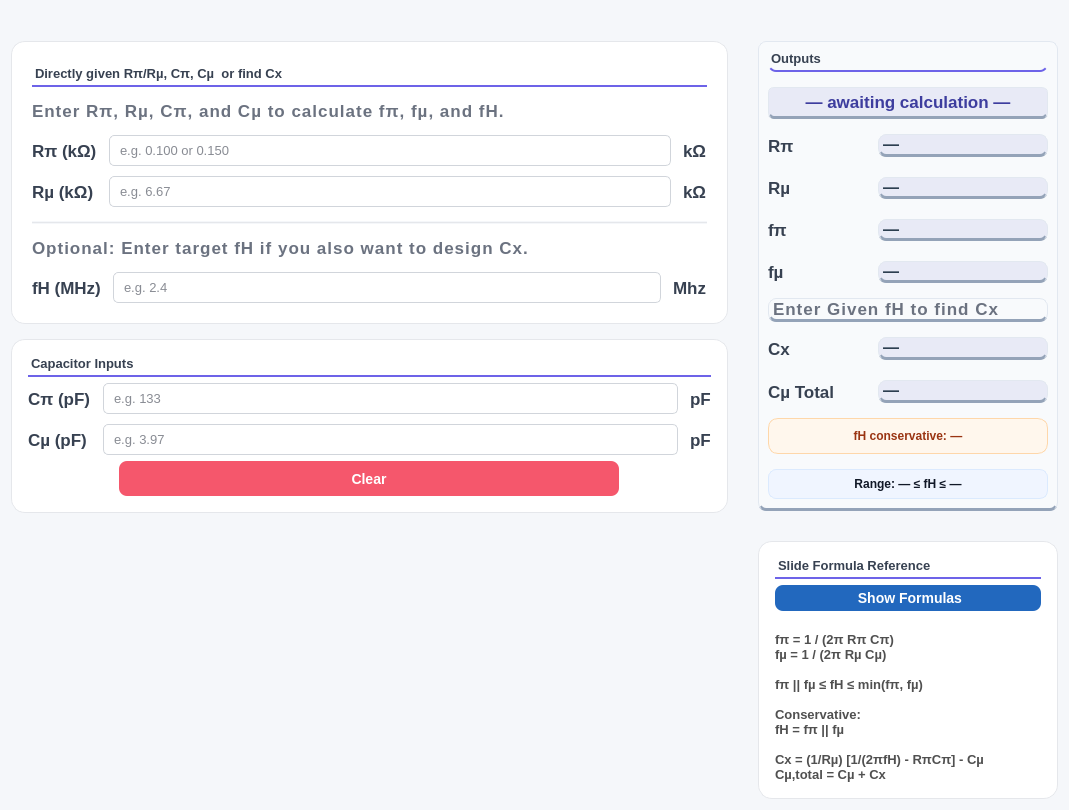
<?xml version="1.0" encoding="UTF-8"?>
<ui version="4.0">
 <class>Form</class>
 <widget class="QWidget" name="Form">
  <property name="geometry">
   <rect>
    <x>0</x>
    <y>0</y>
    <width>1069</width>
    <height>810</height>
   </rect>
  </property>
  <property name="sizePolicy">
   <sizepolicy hsizetype="Preferred" vsizetype="Preferred">
    <horstretch>0</horstretch>
    <verstretch>0</verstretch>
   </sizepolicy>
  </property>
  <property name="minimumSize">
   <size>
    <width>700</width>
    <height>500</height>
   </size>
  </property>
  <property name="mouseTracking">
   <bool>false</bool>
  </property>
  <property name="windowTitle">
   <string>Form</string>
  </property>
  <property name="styleSheet">
   <string notr="true">QWidget {
background-color: #f5f7fa;
}
QLineEdit {
    background-color: #ffffff;
    border: 1px solid #d1d5db;
    border-radius: 5px;

    padding: 6px 8px;

    color: #111827;
    font-size: 13px;
    font-family: &quot;JetBrains Mono&quot;, &quot;Consolas&quot;, monospace;
}

QLineEdit:focus {
    border: 1px solid #667EEA;
    background-color: #f9fafb;
}
QLabel {
    color: #374151;
    font-family: &quot;Rockwell&quot;;
    font-size: 13pt;
    font-weight: bold;
    background: transparent;
    border: none;
}</string>
  </property>
  <layout class="QVBoxLayout" name="verticalLayout_5">
   <item>
    <spacer name="leftSpacer_2">
     <property name="orientation">
      <enum>Qt::Orientation::Vertical</enum>
     </property>
     <property name="sizeType">
      <enum>QSizePolicy::Policy::Fixed</enum>
     </property>
     <property name="sizeHint" stdset="0">
      <size>
       <width>20</width>
       <height>30</height>
      </size>
     </property>
    </spacer>
   </item>
   <item>
    <layout class="QHBoxLayout" name="horizontalLayout">
     <property name="spacing">
      <number>30</number>
     </property>
     <property name="topMargin">
      <number>0</number>
     </property>
     <item>
      <layout class="QVBoxLayout" name="verticalLayout_3">
       <property name="spacing">
        <number>15</number>
       </property>
       <item>
        <widget class="QFrame" name="frameResistors">
         <property name="sizePolicy">
          <sizepolicy hsizetype="Expanding" vsizetype="Preferred">
           <horstretch>0</horstretch>
           <verstretch>0</verstretch>
          </sizepolicy>
         </property>
         <property name="minimumSize">
          <size>
           <width>0</width>
           <height>0</height>
          </size>
         </property>
         <property name="maximumSize">
          <size>
           <width>1000</width>
           <height>16777215</height>
          </size>
         </property>
         <property name="styleSheet">
          <string notr="true">#frameResistors { 
	background-color: #ffffff; 
	border-right: 1px solid #e5e7eb;
    background-color: white;
    border: 1px solid #e5e7eb;
    border-radius: 14px;
}
</string>
         </property>
         <property name="frameShape">
          <enum>QFrame::Shape::StyledPanel</enum>
         </property>
         <property name="frameShadow">
          <enum>QFrame::Shadow::Raised</enum>
         </property>
         <layout class="QVBoxLayout" name="verticalLayout">
          <property name="spacing">
           <number>14</number>
          </property>
          <property name="leftMargin">
           <number>20</number>
          </property>
          <property name="topMargin">
           <number>24</number>
          </property>
          <property name="rightMargin">
           <number>20</number>
          </property>
          <property name="bottomMargin">
           <number>20</number>
          </property>
          <item>
           <widget class="QLabel" name="labelInputs">
            <property name="sizePolicy">
             <sizepolicy hsizetype="Preferred" vsizetype="Fixed">
              <horstretch>0</horstretch>
              <verstretch>0</verstretch>
             </sizepolicy>
            </property>
            <property name="maximumSize">
             <size>
              <width>16777215</width>
              <height>30</height>
             </size>
            </property>
            <property name="styleSheet">
             <string notr="true">QLabel {
    color: #374151;
    font-size: 13px;
    font-weight: 600;
	background-color: transparent;
    padding-bottom: 4px;
    border: none;
    border-bottom: 2px solid #6D63E8;
	
	
	font: 13pt &quot;Rockwell&quot;;
}</string>
            </property>
            <property name="text">
             <string>Directly given Rπ/Rµ, Cπ, Cµ  or find Cx</string>
            </property>
           </widget>
          </item>
          <item>
           <widget class="QLabel" name="labelEnter">
            <property name="sizePolicy">
             <sizepolicy hsizetype="Preferred" vsizetype="Fixed">
              <horstretch>0</horstretch>
              <verstretch>0</verstretch>
             </sizepolicy>
            </property>
            <property name="cursor">
             <cursorShape>WhatsThisCursor</cursorShape>
            </property>
            <property name="toolTip">
             <string>&lt;html&gt;&lt;head/&gt;&lt;body&gt;&lt;p&gt;&lt;span style=&quot; color:#00aaff;&quot;&gt;Enter Rπ, Rµ, Cπ, and Cµ to calculate fπ, fµ, the conservative high cutoff frequency fH, and the fH range.&lt;/span&gt;&lt;/p&gt;&lt;p&gt;&lt;span style=&quot; color:#00aaff;&quot;&gt;&lt;br/&gt;&lt;/span&gt;&lt;/p&gt;&lt;p&gt;&lt;span style=&quot; color:#00aaff;&quot;&gt;If you also enter a target fH, the app will calculate the extra collector capacitor Cx needed to force that high cutoff frequency.&lt;/span&gt;&lt;/p&gt;&lt;/body&gt;&lt;/html&gt;</string>
            </property>
            <property name="styleSheet">
             <string notr="true">font: 600 9pt 'Segoe UI'; color: #6b7280; letter-spacing: 1px;</string>
            </property>
            <property name="text">
             <string>Enter Rπ, Rµ, Cπ, and Cµ to calculate fπ, fµ, and fH.</string>
            </property>
           </widget>
          </item>
          <item>
           <layout class="QGridLayout" name="directGrid">
            <property name="horizontalSpacing">
             <number>12</number>
            </property>
            <property name="verticalSpacing">
             <number>10</number>
            </property>
            <item row="0" column="1">
             <widget class="SmartLineEdit" name="lineRpi">
              <property name="placeholderText">
               <string>e.g. 0.100 or 0.150</string>
              </property>
             </widget>
            </item>
            <item row="0" column="0">
             <widget class="QLabel" name="labelRpiInput">
              <property name="text">
               <string>Rπ (kΩ)</string>
              </property>
              <property name="fieldLabel" stdset="0">
               <bool>true</bool>
              </property>
             </widget>
            </item>
            <item row="1" column="0">
             <widget class="QLabel" name="labelRmuInput">
              <property name="text">
               <string>Rµ (kΩ)</string>
              </property>
              <property name="fieldLabel" stdset="0">
               <bool>true</bool>
              </property>
             </widget>
            </item>
            <item row="0" column="2">
             <widget class="QLabel" name="labelRpiUnit">
              <property name="text">
               <string>kΩ</string>
              </property>
             </widget>
            </item>
            <item row="1" column="2">
             <widget class="QLabel" name="labelRmuUnit">
              <property name="text">
               <string>kΩ</string>
              </property>
             </widget>
            </item>
            <item row="1" column="1">
             <widget class="SmartLineEdit" name="lineRmu">
              <property name="placeholderText">
               <string>e.g. 6.67</string>
              </property>
             </widget>
            </item>
           </layout>
          </item>
          <item>
           <widget class="QFrame" name="div2_2">
            <property name="styleSheet">
             <string notr="true">color:#e5e7eb;</string>
            </property>
            <property name="frameShape">
             <enum>QFrame::Shape::HLine</enum>
            </property>
           </widget>
          </item>
          <item>
           <widget class="QLabel" name="labelOptional">
            <property name="sizePolicy">
             <sizepolicy hsizetype="Preferred" vsizetype="Fixed">
              <horstretch>0</horstretch>
              <verstretch>0</verstretch>
             </sizepolicy>
            </property>
            <property name="cursor">
             <cursorShape>WhatsThisCursor</cursorShape>
            </property>
            <property name="toolTip">
             <string>&lt;html&gt;&lt;head/&gt;&lt;body&gt;&lt;p&gt;&lt;span style=&quot; color:#00aaff;&quot;&gt;To calculate Collector Capacitor Cx, you need to enter given target fH along side the other required inputs; Rpi Rµ, Cpi, Cµ.&lt;/span&gt;&lt;/p&gt;&lt;/body&gt;&lt;/html&gt;</string>
            </property>
            <property name="styleSheet">
             <string notr="true">font: 600 9pt 'Segoe UI'; color: #6b7280; letter-spacing: 1px;</string>
            </property>
            <property name="text">
             <string>Optional: Enter target fH if you also want to design Cx.</string>
            </property>
           </widget>
          </item>
          <item>
           <layout class="QGridLayout" name="directGrid_2">
            <property name="horizontalSpacing">
             <number>12</number>
            </property>
            <property name="verticalSpacing">
             <number>10</number>
            </property>
            <item row="0" column="0">
             <widget class="QLabel" name="labelFHInput">
              <property name="text">
               <string>fH (MHz)</string>
              </property>
              <property name="fieldLabel" stdset="0">
               <bool>true</bool>
              </property>
             </widget>
            </item>
            <item row="0" column="1">
             <widget class="SmartLineEdit" name="lineFH">
              <property name="placeholderText">
               <string>e.g. 2.4</string>
              </property>
             </widget>
            </item>
            <item row="0" column="2">
             <widget class="QLabel" name="labelMhzUnit">
              <property name="text">
               <string>Mhz</string>
              </property>
             </widget>
            </item>
           </layout>
          </item>
         </layout>
        </widget>
       </item>
       <item>
        <widget class="QFrame" name="frameCapacitors">
         <property name="sizePolicy">
          <sizepolicy hsizetype="Expanding" vsizetype="Preferred">
           <horstretch>0</horstretch>
           <verstretch>0</verstretch>
          </sizepolicy>
         </property>
         <property name="maximumSize">
          <size>
           <width>1000</width>
           <height>16777215</height>
          </size>
         </property>
         <property name="styleSheet">
          <string notr="true">#frameCapacitors{ 
	background-color: #ffffff; 
	border-right: 1px solid #e5e7eb;
    background-color: white;
    border: 1px solid #e5e7eb;
    border-radius: 14px;
}
</string>
         </property>
         <property name="frameShape">
          <enum>QFrame::Shape::StyledPanel</enum>
         </property>
         <layout class="QVBoxLayout" name="capsCardLayout">
          <property name="spacing">
           <number>6</number>
          </property>
          <property name="leftMargin">
           <number>16</number>
          </property>
          <property name="topMargin">
           <number>16</number>
          </property>
          <property name="rightMargin">
           <number>16</number>
          </property>
          <property name="bottomMargin">
           <number>16</number>
          </property>
          <item>
           <widget class="QLabel" name="labelCapsTitle">
            <property name="sizePolicy">
             <sizepolicy hsizetype="Preferred" vsizetype="Fixed">
              <horstretch>0</horstretch>
              <verstretch>0</verstretch>
             </sizepolicy>
            </property>
            <property name="styleSheet">
             <string notr="true">QLabel {
    color: #374151;
    font-size: 13px;
    font-weight: 600;
	background-color: transparent;
    padding-bottom: 4px;
    border: none;
    border-bottom: 2px solid #6D63E8;
	
	
	font: 13pt &quot;Rockwell&quot;;
}</string>
            </property>
            <property name="text">
             <string>Capacitor Inputs</string>
            </property>
            <property name="sectionTitle" stdset="0">
             <bool>true</bool>
            </property>
           </widget>
          </item>
          <item>
           <layout class="QGridLayout" name="capGrid">
            <property name="horizontalSpacing">
             <number>12</number>
            </property>
            <property name="verticalSpacing">
             <number>10</number>
            </property>
            <item row="0" column="1">
             <widget class="SmartLineEdit" name="lineCpi">
              <property name="placeholderText">
               <string>e.g. 133</string>
              </property>
             </widget>
            </item>
            <item row="1" column="1">
             <widget class="SmartLineEdit" name="lineCmu">
              <property name="placeholderText">
               <string>e.g. 3.97</string>
              </property>
             </widget>
            </item>
            <item row="0" column="0">
             <widget class="QLabel" name="labelCpiInput">
              <property name="text">
               <string>Cπ (pF)</string>
              </property>
              <property name="fieldLabel" stdset="0">
               <bool>true</bool>
              </property>
             </widget>
            </item>
            <item row="1" column="0">
             <widget class="QLabel" name="labelCmuInput">
              <property name="text">
               <string>Cµ (pF)</string>
              </property>
              <property name="fieldLabel" stdset="0">
               <bool>true</bool>
              </property>
             </widget>
            </item>
            <item row="1" column="2">
             <widget class="QLabel" name="labelCmuUnit">
              <property name="text">
               <string>pF</string>
              </property>
             </widget>
            </item>
            <item row="0" column="2">
             <widget class="QLabel" name="labelCpiUnit">
              <property name="text">
               <string>pF</string>
              </property>
             </widget>
            </item>
           </layout>
          </item>
          <item>
           <layout class="QHBoxLayout" name="buttonLayout">
            <property name="spacing">
             <number>0</number>
            </property>
            <item>
             <widget class="QPushButton" name="pushButtonClear">
              <property name="sizePolicy">
               <sizepolicy hsizetype="Minimum" vsizetype="Preferred">
                <horstretch>0</horstretch>
                <verstretch>0</verstretch>
               </sizepolicy>
              </property>
              <property name="maximumSize">
               <size>
                <width>500</width>
                <height>35</height>
               </size>
              </property>
              <property name="cursor">
               <cursorShape>PointingHandCursor</cursorShape>
              </property>
              <property name="styleSheet">
               <string notr="true">QPushButton {
    background-color: #f5576c;
    color: white;
    border: none;
    border-radius: 8px;
    font-size: 14px;
    font-weight: 600; /* 'Semi-bold' for the Inter font vibe */
    padding: 10px 20px;
}

QPushButton:hover {
    background-color: #e5475c;
}

QPushButton:pressed {
    background-color: #d93f53; /* slightly darker for click feedback */
}

QPushButton:disabled {
    background-color: #e0e0e0;
    color: #999999;
}
</string>
              </property>
              <property name="text">
               <string>Clear</string>
              </property>
             </widget>
            </item>
           </layout>
          </item>
         </layout>
        </widget>
       </item>
       <item>
        <spacer name="leftSpacer">
         <property name="orientation">
          <enum>Qt::Orientation::Vertical</enum>
         </property>
         <property name="sizeHint" stdset="0">
          <size>
           <width>20</width>
           <height>40</height>
          </size>
         </property>
        </spacer>
       </item>
      </layout>
     </item>
     <item>
      <layout class="QVBoxLayout" name="verticalLayout_4">
       <item>
        <widget class="QFrame" name="frameOutputs">
         <property name="sizePolicy">
          <sizepolicy hsizetype="Preferred" vsizetype="Preferred">
           <horstretch>0</horstretch>
           <verstretch>0</verstretch>
          </sizepolicy>
         </property>
         <property name="minimumSize">
          <size>
           <width>300</width>
           <height>0</height>
          </size>
         </property>
         <property name="maximumSize">
          <size>
           <width>16777215</width>
           <height>16777215</height>
          </size>
         </property>
         <property name="styleSheet">
          <string notr="true">background-color: #f8fafc;
color: #334155;
border-radius: 8px;
border: 1px solid #e2e8f0;
border-bottom: 3px solid #94a3b8;
font-family: 'Inter', sans-serif;</string>
         </property>
         <property name="frameShape">
          <enum>QFrame::Shape::StyledPanel</enum>
         </property>
         <layout class="QVBoxLayout" name="verticalLayout_2">
          <property name="spacing">
           <number>15</number>
          </property>
          <item>
           <widget class="QLabel" name="labelOutput">
            <property name="sizePolicy">
             <sizepolicy hsizetype="Preferred" vsizetype="Fixed">
              <horstretch>0</horstretch>
              <verstretch>0</verstretch>
             </sizepolicy>
            </property>
            <property name="styleSheet">
             <string notr="true">QLabel {
    color: #374151;
    font-size: 13px;
    font-weight: 600;
	background-color: transparent;
    padding-bottom: 4px;
    border: none;
    border-bottom: 2px solid #6D63E8;
	
	
	font: 13pt &quot;Rockwell&quot;;
}</string>
            </property>
            <property name="text">
             <string>Outputs</string>
            </property>
           </widget>
          </item>
          <item>
           <widget class="QLabel" name="labelMode">
            <property name="minimumSize">
             <size>
              <width>0</width>
              <height>32</height>
             </size>
            </property>
            <property name="maximumSize">
             <size>
              <width>16777215</width>
              <height>32</height>
             </size>
            </property>
            <property name="styleSheet">
             <string notr="true">QLabel {
    background-color: #e8eaf6;
    color: #3d3d9e;
    border-radius: 6px;
    font: 700 11pt &quot;Rockwell&quot;;
    padding: 4px 14px; 
    qproperty-alignment: AlignCenter;
}</string>
            </property>
            <property name="text">
             <string>— awaiting calculation —</string>
            </property>
            <property name="alignment">
             <set>Qt::AlignmentFlag::AlignCenter</set>
            </property>
           </widget>
          </item>
          <item>
           <layout class="QGridLayout" name="gridOutputs">
            <property name="horizontalSpacing">
             <number>10</number>
            </property>
            <property name="verticalSpacing">
             <number>20</number>
            </property>
            <item row="1" column="0">
             <widget class="QLabel" name="labelRmuTitle">
              <property name="minimumSize">
               <size>
                <width>0</width>
                <height>0</height>
               </size>
              </property>
              <property name="maximumSize">
               <size>
                <width>100</width>
                <height>16777215</height>
               </size>
              </property>
              <property name="styleSheet">
               <string notr="true">QLabel {
    color: #374151;
    font-family: &quot;Rockwell&quot;;
    font-size: 13pt;
    font-weight: bold;
    background: transparent;
    border: none;
}</string>
              </property>
              <property name="text">
               <string>Rµ</string>
              </property>
             </widget>
            </item>
            <item row="3" column="0">
             <widget class="QLabel" name="labelFmuTitle">
              <property name="minimumSize">
               <size>
                <width>0</width>
                <height>0</height>
               </size>
              </property>
              <property name="maximumSize">
               <size>
                <width>100</width>
                <height>16777215</height>
               </size>
              </property>
              <property name="styleSheet">
               <string notr="true">QLabel {
    color: #374151;
    font-family: &quot;Rockwell&quot;;
    font-size: 13pt;
    font-weight: bold;
    background: transparent;
    border: none;
}</string>
              </property>
              <property name="text">
               <string>fµ</string>
              </property>
             </widget>
            </item>
            <item row="2" column="1">
             <widget class="QLabel" name="labelFpi">
              <property name="styleSheet">
               <string notr="true">font-size: 16px; font-weight: bold; color: #2c3e50; background: #e8eaf6;

</string>
              </property>
              <property name="text">
               <string>—</string>
              </property>
              <property name="result" stdset="0">
               <bool>true</bool>
              </property>
             </widget>
            </item>
            <item row="0" column="1">
             <widget class="QLabel" name="labelRpi">
              <property name="styleSheet">
               <string notr="true">font-size: 16px; font-weight: bold; color: #2c3e50; background: #e8eaf6;

</string>
              </property>
              <property name="text">
               <string>—</string>
              </property>
              <property name="result" stdset="0">
               <bool>true</bool>
              </property>
             </widget>
            </item>
            <item row="0" column="0">
             <widget class="QLabel" name="labelRpiTitle">
              <property name="minimumSize">
               <size>
                <width>0</width>
                <height>0</height>
               </size>
              </property>
              <property name="maximumSize">
               <size>
                <width>100</width>
                <height>16777215</height>
               </size>
              </property>
              <property name="styleSheet">
               <string notr="true">QLabel {
    color: #374151;
    font-family: &quot;Rockwell&quot;;
    font-size: 13pt;
    font-weight: bold;
    background: transparent;
    border: none;
}</string>
              </property>
              <property name="text">
               <string>Rπ</string>
              </property>
             </widget>
            </item>
            <item row="1" column="1">
             <widget class="QLabel" name="labelRmu">
              <property name="styleSheet">
               <string notr="true">font-size: 16px; font-weight: bold; color: #2c3e50; background: #e8eaf6;

</string>
              </property>
              <property name="text">
               <string>—</string>
              </property>
              <property name="result" stdset="0">
               <bool>true</bool>
              </property>
             </widget>
            </item>
            <item row="3" column="1">
             <widget class="QLabel" name="labelFmu">
              <property name="styleSheet">
               <string notr="true">font-size: 16px; font-weight: bold; color: #2c3e50; background: #e8eaf6;

</string>
              </property>
              <property name="text">
               <string>—</string>
              </property>
              <property name="result" stdset="0">
               <bool>true</bool>
              </property>
             </widget>
            </item>
            <item row="2" column="0">
             <widget class="QLabel" name="labelFpiTitle">
              <property name="minimumSize">
               <size>
                <width>0</width>
                <height>0</height>
               </size>
              </property>
              <property name="maximumSize">
               <size>
                <width>100</width>
                <height>16777215</height>
               </size>
              </property>
              <property name="styleSheet">
               <string notr="true">QLabel {
    color: #374151;
    font-family: &quot;Rockwell&quot;;
    font-size: 13pt;
    font-weight: bold;
    background: transparent;
    border: none;
}</string>
              </property>
              <property name="text">
               <string>fπ</string>
              </property>
             </widget>
            </item>
           </layout>
          </item>
          <item>
           <widget class="QLabel" name="labelChoose_3">
            <property name="sizePolicy">
             <sizepolicy hsizetype="Preferred" vsizetype="Fixed">
              <horstretch>0</horstretch>
              <verstretch>0</verstretch>
             </sizepolicy>
            </property>
            <property name="cursor">
             <cursorShape>ArrowCursor</cursorShape>
            </property>
            <property name="toolTip">
             <string/>
            </property>
            <property name="styleSheet">
             <string notr="true">font: 600 9pt 'Segoe UI'; color: #6b7280; letter-spacing: 1px;</string>
            </property>
            <property name="text">
             <string>Enter Given fH to find Cx</string>
            </property>
           </widget>
          </item>
          <item>
           <layout class="QGridLayout" name="gridOutputs_2">
            <property name="horizontalSpacing">
             <number>10</number>
            </property>
            <property name="verticalSpacing">
             <number>20</number>
            </property>
            <item row="0" column="0">
             <widget class="QLabel" name="labelCxTitle">
              <property name="minimumSize">
               <size>
                <width>0</width>
                <height>0</height>
               </size>
              </property>
              <property name="maximumSize">
               <size>
                <width>100</width>
                <height>16777215</height>
               </size>
              </property>
              <property name="styleSheet">
               <string notr="true">QLabel {
    color: #374151;
    font-family: &quot;Rockwell&quot;;
    font-size: 13pt;
    font-weight: bold;
    background: transparent;
    border: none;
}</string>
              </property>
              <property name="text">
               <string>Cx</string>
              </property>
             </widget>
            </item>
            <item row="0" column="1">
             <widget class="QLabel" name="labelCx">
              <property name="styleSheet">
               <string notr="true">font-size: 16px; font-weight: bold; color: #2c3e50; background: #e8eaf6;

</string>
              </property>
              <property name="text">
               <string>—</string>
              </property>
              <property name="result" stdset="0">
               <bool>true</bool>
              </property>
             </widget>
            </item>
            <item row="1" column="1">
             <widget class="QLabel" name="labelCmuTotal">
              <property name="styleSheet">
               <string notr="true">font-size: 16px; font-weight: bold; color: #2c3e50; background: #e8eaf6;

</string>
              </property>
              <property name="text">
               <string>—</string>
              </property>
              <property name="result" stdset="0">
               <bool>true</bool>
              </property>
             </widget>
            </item>
            <item row="1" column="0">
             <widget class="QLabel" name="labelCuTotalTitle">
              <property name="minimumSize">
               <size>
                <width>0</width>
                <height>0</height>
               </size>
              </property>
              <property name="maximumSize">
               <size>
                <width>100</width>
                <height>16777215</height>
               </size>
              </property>
              <property name="styleSheet">
               <string notr="true">QLabel {
    color: #374151;
    font-family: &quot;Rockwell&quot;;
    font-size: 13pt;
    font-weight: bold;
    background: transparent;
    border: none;
}</string>
              </property>
              <property name="text">
               <string>Cµ Total</string>
              </property>
             </widget>
            </item>
           </layout>
          </item>
          <item>
           <widget class="QLabel" name="labelFHConservative">
            <property name="styleSheet">
             <string notr="true">QLabel {
    background-color: #fff7ed;
    border: 1px solid #fed7aa;
    border-radius: 10px;
    padding: 10px;
    color: #9a3412;
    font-size: 12px;
    font-weight: 700;
}</string>
            </property>
            <property name="text">
             <string>fH conservative: —</string>
            </property>
            <property name="alignment">
             <set>Qt::AlignmentFlag::AlignCenter</set>
            </property>
           </widget>
          </item>
          <item>
           <widget class="QLabel" name="labelFHRange">
            <property name="styleSheet">
             <string notr="true">QLabel {
    background-color: #f0f5ff;
    border: 1px solid #dbeafe;
    border-radius: 8px;
    padding: 7px 5px;
    color: #111827;
    font-size: 12px;
}</string>
            </property>
            <property name="text">
             <string>Range: — ≤ fH ≤ —</string>
            </property>
            <property name="alignment">
             <set>Qt::AlignmentFlag::AlignCenter</set>
            </property>
            <property name="result" stdset="0">
             <bool>true</bool>
            </property>
           </widget>
          </item>
         </layout>
        </widget>
       </item>
       <item>
        <widget class="QFrame" name="frameFormula">
         <property name="maximumSize">
          <size>
           <width>900</width>
           <height>16777215</height>
          </size>
         </property>
         <property name="styleSheet">
          <string notr="true">#frameFormula { 
	background-color: #ffffff; 
	border-right: 1px solid #e5e7eb;
    background-color: white;
    border: 1px solid #e5e7eb;
    border-radius: 14px;
}
</string>
         </property>
         <property name="frameShape">
          <enum>QFrame::Shape::StyledPanel</enum>
         </property>
         <layout class="QVBoxLayout" name="formulaCardLayout">
          <property name="leftMargin">
           <number>16</number>
          </property>
          <property name="topMargin">
           <number>16</number>
          </property>
          <property name="rightMargin">
           <number>16</number>
          </property>
          <property name="bottomMargin">
           <number>16</number>
          </property>
          <item>
           <widget class="QLabel" name="labelFormulaTitle">
            <property name="sizePolicy">
             <sizepolicy hsizetype="Preferred" vsizetype="Fixed">
              <horstretch>0</horstretch>
              <verstretch>0</verstretch>
             </sizepolicy>
            </property>
            <property name="styleSheet">
             <string notr="true">QLabel {
    color: #374151;
    font-size: 13px;
    font-weight: 600;
	background-color: transparent;
    padding-bottom: 4px;
    border: none;
    border-bottom: 2px solid #6D63E8;
	
	
	font: 13pt &quot;Rockwell&quot;;
}</string>
            </property>
            <property name="text">
             <string>Slide Formula Reference</string>
            </property>
            <property name="sectionTitle" stdset="0">
             <bool>true</bool>
            </property>
           </widget>
          </item>
          <item>
           <widget class="QPushButton" name="pushButtonShowFormulas">
            <property name="enabled">
             <bool>true</bool>
            </property>
            <property name="maximumSize">
             <size>
              <width>500</width>
              <height>30</height>
             </size>
            </property>
            <property name="cursor">
             <cursorShape>PointingHandCursor</cursorShape>
            </property>
            <property name="styleSheet">
             <string notr="true">QPushButton {
    /* Your original blue */
    background-color: rgb(34, 104, 190); 
    color: white;
    border: none;
    border-radius: 8px;
    font-size: 14px;
    font-weight: 600;
    padding: 5px 20px;
}

QPushButton:hover {
    /* A slightly brighter, more vibrant version of your blue */
    background-color: rgb(46, 126, 219); 
}

QPushButton:pressed {
    /* A deeper, more saturated version for tactile feedback */
    background-color: rgb(26, 86, 161); 
}

QPushButton:disabled {
    background-color: #e2e8f0;
    color: #94a3b8;
}</string>
            </property>
            <property name="text">
             <string> Show Formulas</string>
            </property>
           </widget>
          </item>
          <item>
           <widget class="QLabel" name="labelFormulaText">
            <property name="sizePolicy">
             <sizepolicy hsizetype="Preferred" vsizetype="Fixed">
              <horstretch>0</horstretch>
              <verstretch>0</verstretch>
             </sizepolicy>
            </property>
            <property name="styleSheet">
             <string notr="true">QLabel {
    color: rgb(80, 80, 80);                  /* soft dark gray */
    font-size: 13px;
    font-weight: 500;
    font-family: &quot;Segoe UI&quot;, &quot;Roboto&quot;, sans-serif;
}</string>
            </property>
            <property name="text">
             <string>
fπ = 1 / (2π Rπ Cπ)
fµ = 1 / (2π Rµ Cµ)

fπ || fµ ≤ fH ≤ min(fπ, fµ)

Conservative:
fH = fπ || fµ 

Cx = (1/Rµ) [1/(2πfH) - RπCπ] - Cµ
Cµ,total = Cµ + Cx</string>
            </property>
            <property name="wordWrap">
             <bool>true</bool>
            </property>
           </widget>
          </item>
         </layout>
        </widget>
       </item>
       <item>
        <spacer name="rightSpacer">
         <property name="orientation">
          <enum>Qt::Orientation::Vertical</enum>
         </property>
         <property name="sizeHint" stdset="0">
          <size>
           <width>20</width>
           <height>40</height>
          </size>
         </property>
        </spacer>
       </item>
      </layout>
     </item>
    </layout>
   </item>
  </layout>
 </widget>
 <customwidgets>
  <customwidget>
   <class>SmartLineEdit</class>
   <extends>QLineEdit</extends>
   <header>core.smart_line_edit</header>
  </customwidget>
 </customwidgets>
 <resources/>
 <connections/>
</ui>
